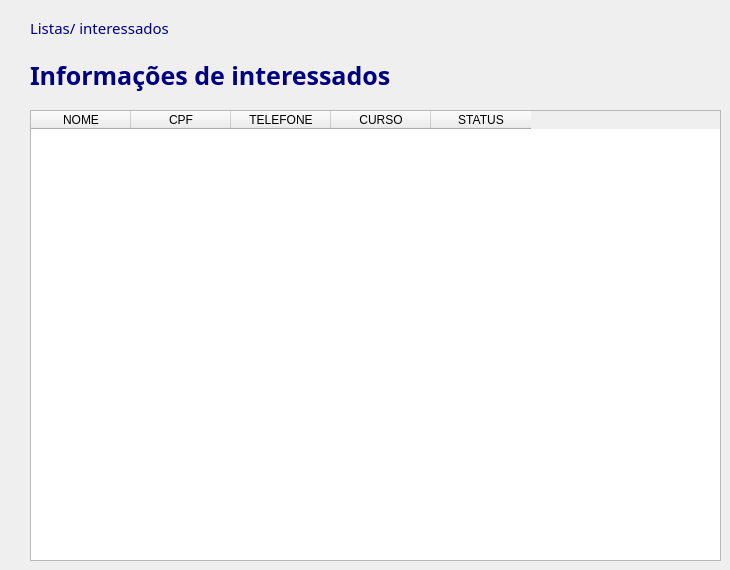
      <widget class="QWidget" name="pg_listas_interessados">
       <widget class="QTableWidget" name="tableWidget_3">
        <property name="geometry">
         <rect>
          <x>30</x>
          <y>110</y>
          <width>691</width>
          <height>451</height>
         </rect>
        </property>
        <column>
         <property name="text">
          <string>NOME</string>
         </property>
        </column>
        <column>
         <property name="text">
          <string>CPF</string>
         </property>
        </column>
        <column>
         <property name="text">
          <string>TELEFONE</string>
         </property>
        </column>
        <column>
         <property name="text">
          <string>CURSO</string>
         </property>
        </column>
        <column>
         <property name="text">
          <string>STATUS</string>
         </property>
        </column>
       </widget>
       <widget class="QLabel" name="label_9">
        <property name="geometry">
         <rect>
          <x>30</x>
          <y>12</y>
          <width>151</width>
          <height>31</height>
         </rect>
        </property>
        <property name="styleSheet">
         <string notr="true">QLabel {
	font: 15px Montserrat, sans-serif;
	font-weight: normal;
	border-radius: 10px;
	color: rgb(0, 0, 127);
}</string>
        </property>
        <property name="text">
         <string>Listas/ interessados</string>
        </property>
       </widget>
       <widget class="QLabel" name="label_13">
        <property name="geometry">
         <rect>
          <x>30</x>
          <y>60</y>
          <width>401</width>
          <height>31</height>
         </rect>
        </property>
        <property name="styleSheet">
         <string notr="true">QLabel {
	font: 25px Montserrat, sans-serif;
	font-weight: bold;
	border-radius: 10px;
	color: rgb(0, 0, 127);
}</string>
        </property>
        <property name="text">
         <string>Informações de interessados</string>
        </property>
       </widget>
      </widget>
